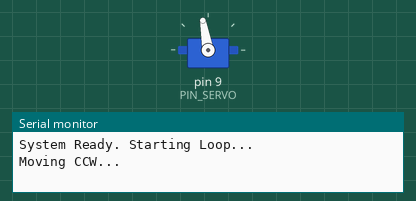
Recording of a sketch running on a simulated Arduino Uno, built with avr-gcc and run on an emulated ATmega328P. On the bench: servo, the last lines printed to the serial monitor.

Above: at 2.05 s.
At 6.4 s:
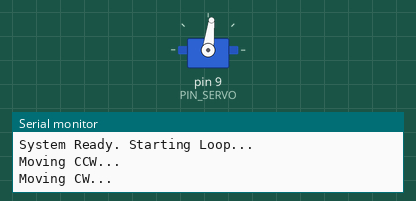
Timing chart, 0 to 8.0 s (numbered marks = the images above):
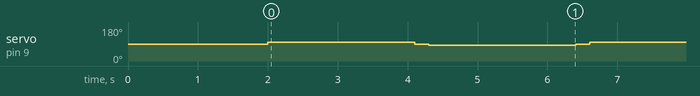

Measured:
- by itself, servo on pin 9 (PIN_SERVO): repeats every 4.6 s: 90° 0.20 s, 83° 2.1 s, 90° 0.20 s, 100° 2.1 s

The sketch:

servo_180.ino
```cpp
#include <Servo.h>

Servo myServo;
const int PIN_SERVO = 9;
const int SPEED_CCW = 100;
const int SPEED_CW  = 83;
const int STOP_VAL  = 90;
const int TIME_TURN = 2100;
const int TIME_WAIT = 200;

void setup() {
  myServo.attach(PIN_SERVO);
  Serial.begin(9600);

  myServo.write(STOP_VAL);
  delay(2000);
  Serial.println("System Ready. Starting Loop...");
}

void loop() {

  Serial.println("Moving CCW...");
  myServo.write(SPEED_CCW);
  delay(TIME_TURN);


  myServo.write(STOP_VAL);
  delay(TIME_WAIT);


  Serial.println("Moving CW...");
  myServo.write(SPEED_CW);
  delay(TIME_TURN);


  myServo.write(STOP_VAL);
  delay(TIME_WAIT);
}
```
